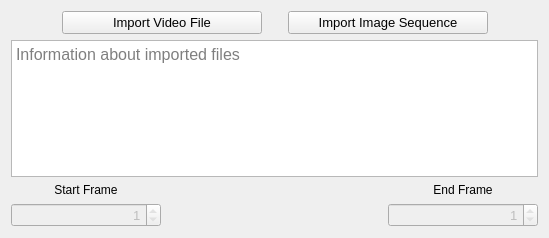
<?xml version="1.0" encoding="UTF-8"?>
<ui version="4.0">
 <class>Form</class>
 <widget class="QWidget" name="Form">
  <property name="geometry">
   <rect>
    <x>0</x>
    <y>0</y>
    <width>549</width>
    <height>238</height>
   </rect>
  </property>
  <property name="windowTitle">
   <string>Form</string>
  </property>
  <layout class="QVBoxLayout" name="verticalLayout">
   <item>
    <layout class="QHBoxLayout" name="horizontalLayout">
     <item>
      <spacer name="horizontalSpacer_2">
       <property name="orientation">
        <enum>Qt::Horizontal</enum>
       </property>
       <property name="sizeHint" stdset="0">
        <size>
         <width>40</width>
         <height>20</height>
        </size>
       </property>
      </spacer>
     </item>
     <item>
      <widget class="QPushButton" name="btn_import_video_file">
       <property name="minimumSize">
        <size>
         <width>200</width>
         <height>0</height>
        </size>
       </property>
       <property name="font">
        <font>
         <pointsize>10</pointsize>
         <weight>50</weight>
         <bold>false</bold>
        </font>
       </property>
       <property name="text">
        <string>Import Video File</string>
       </property>
      </widget>
     </item>
     <item>
      <spacer name="horizontalSpacer_4">
       <property name="orientation">
        <enum>Qt::Horizontal</enum>
       </property>
       <property name="sizeType">
        <enum>QSizePolicy::Fixed</enum>
       </property>
       <property name="sizeHint" stdset="0">
        <size>
         <width>20</width>
         <height>20</height>
        </size>
       </property>
      </spacer>
     </item>
     <item>
      <widget class="QPushButton" name="btn_import_img_seq">
       <property name="minimumSize">
        <size>
         <width>200</width>
         <height>0</height>
        </size>
       </property>
       <property name="font">
        <font>
         <pointsize>10</pointsize>
         <weight>50</weight>
         <bold>false</bold>
        </font>
       </property>
       <property name="text">
        <string>Import Image Sequence</string>
       </property>
      </widget>
     </item>
     <item>
      <spacer name="horizontalSpacer">
       <property name="orientation">
        <enum>Qt::Horizontal</enum>
       </property>
       <property name="sizeHint" stdset="0">
        <size>
         <width>40</width>
         <height>20</height>
        </size>
       </property>
      </spacer>
     </item>
    </layout>
   </item>
   <item>
    <widget class="QTextEdit" name="te_import_info">
     <property name="sizePolicy">
      <sizepolicy hsizetype="Expanding" vsizetype="Expanding">
       <horstretch>0</horstretch>
       <verstretch>0</verstretch>
      </sizepolicy>
     </property>
     <property name="font">
      <font>
       <pointsize>12</pointsize>
       <weight>50</weight>
       <bold>false</bold>
      </font>
     </property>
     <property name="documentTitle">
      <string/>
     </property>
     <property name="readOnly">
      <bool>true</bool>
     </property>
     <property name="placeholderText">
      <string>Information about imported files</string>
     </property>
    </widget>
   </item>
   <item>
    <layout class="QHBoxLayout" name="horizontalLayout_2">
     <item>
      <layout class="QVBoxLayout" name="verticalLayout_2">
       <item>
        <widget class="QLabel" name="label">
         <property name="text">
          <string>Start Frame</string>
         </property>
         <property name="alignment">
          <set>Qt::AlignCenter</set>
         </property>
        </widget>
       </item>
       <item>
        <widget class="QSpinBox" name="sb_start_frame">
         <property name="enabled">
          <bool>false</bool>
         </property>
         <property name="minimumSize">
          <size>
           <width>150</width>
           <height>0</height>
          </size>
         </property>
         <property name="font">
          <font>
           <pointsize>10</pointsize>
          </font>
         </property>
         <property name="layoutDirection">
          <enum>Qt::LeftToRight</enum>
         </property>
         <property name="autoFillBackground">
          <bool>false</bool>
         </property>
         <property name="alignment">
          <set>Qt::AlignRight|Qt::AlignTrailing|Qt::AlignVCenter</set>
         </property>
         <property name="readOnly">
          <bool>false</bool>
         </property>
         <property name="minimum">
          <number>1</number>
         </property>
         <property name="maximum">
          <number>1</number>
         </property>
        </widget>
       </item>
      </layout>
     </item>
     <item>
      <spacer name="horizontalSpacer_3">
       <property name="orientation">
        <enum>Qt::Horizontal</enum>
       </property>
       <property name="sizeHint" stdset="0">
        <size>
         <width>40</width>
         <height>20</height>
        </size>
       </property>
      </spacer>
     </item>
     <item>
      <layout class="QVBoxLayout" name="verticalLayout_4">
       <item>
        <widget class="QLabel" name="label_2">
         <property name="text">
          <string>End Frame</string>
         </property>
         <property name="alignment">
          <set>Qt::AlignCenter</set>
         </property>
        </widget>
       </item>
       <item>
        <widget class="QSpinBox" name="sb_end_frame">
         <property name="enabled">
          <bool>false</bool>
         </property>
         <property name="minimumSize">
          <size>
           <width>150</width>
           <height>0</height>
          </size>
         </property>
         <property name="font">
          <font>
           <pointsize>10</pointsize>
          </font>
         </property>
         <property name="alignment">
          <set>Qt::AlignRight|Qt::AlignTrailing|Qt::AlignVCenter</set>
         </property>
         <property name="readOnly">
          <bool>false</bool>
         </property>
         <property name="minimum">
          <number>1</number>
         </property>
         <property name="maximum">
          <number>1</number>
         </property>
        </widget>
       </item>
      </layout>
     </item>
    </layout>
   </item>
  </layout>
 </widget>
 <resources/>
 <connections/>
</ui>
